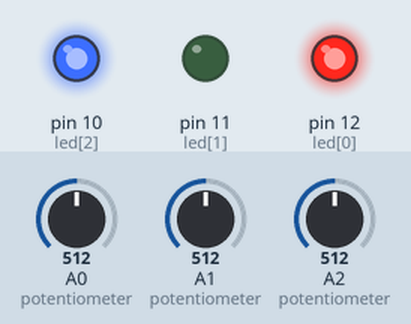
Simulated run of this sketch. Board: Arduino Nano, built with avr-gcc and run on an emulated ATmega328P. Shown: output pins drawn as LEDs (lit = HIGH). The test bench sets the inputs (shaded band); at power-on: A1 (potentiometer) = 512, A0 (potentiometer) = 512, A2 (potentiometer) = 512.

Above: at 1.2 s.
1.3 s: A1 (potentiometer) set to 716
At 2.4 s:
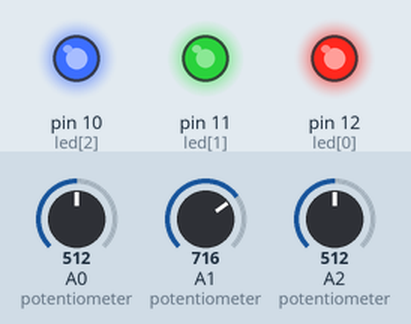
2.8 s: A0 (potentiometer) set to 134
4.3 s: A0 (potentiometer) set to 115
At 4.6 s:
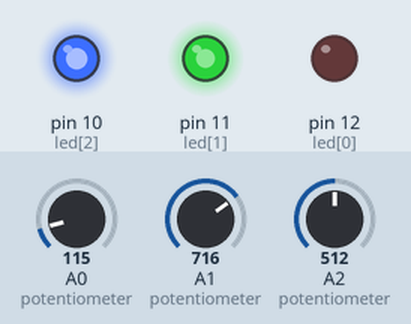
5.8 s: A2 (potentiometer) set to 122
At 7.0 s:
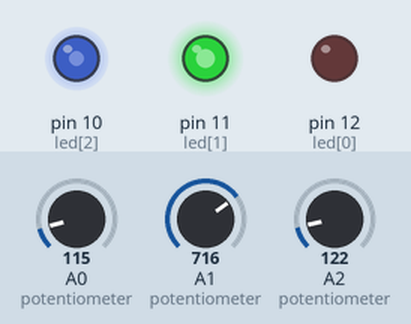
7.3 s: A2 (potentiometer) set to 0
At 8.1 s:
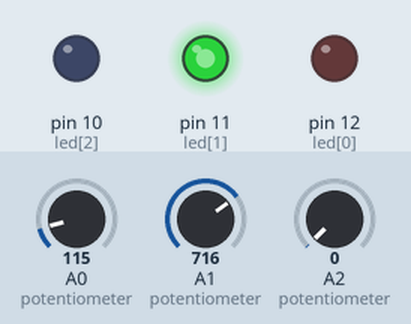
8.8 s: A1 (potentiometer) set to 758
At 9.3 s:
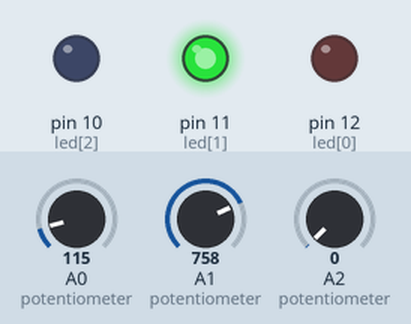
10.3 s: A1 (potentiometer) set to 768
At 11.6 s:
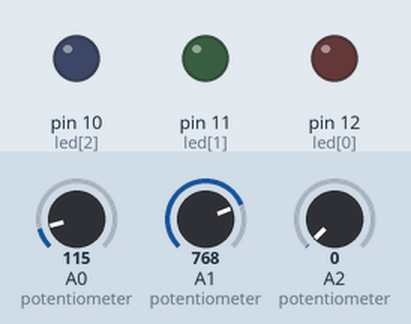
Timing chart, 0 to 12.8 s (numbered marks = the images above; inputs shaded):
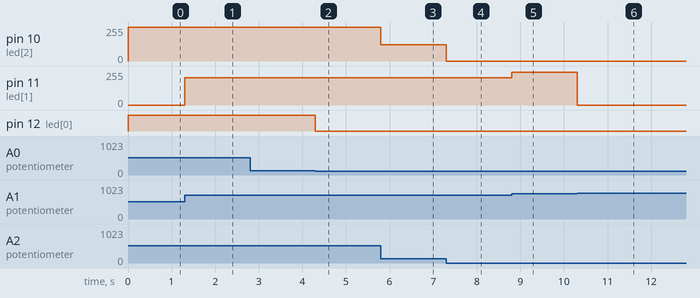

Measured:
- the behaviour switches between 128 and 127 on A0 (potentiometer) (found by bisection; images 1 and 2)
- the behaviour switches between 767 and 768 on A1 (potentiometer) (found by bisection; images 5 and 6)
- after the input at 1.3 s, pin 11 (led[1]): 0/255 → 204/255 at once
- after the input at 2.8 s, every drawn part: stays the same
- after the input at 4.3 s, pin 12 (led[0]): HIGH → LOW at once
- after the input at 5.8 s, pin 10 (led[2]): 255/255 → 122/255 at once
- after the input at 7.3 s, pin 10 (led[2]): 122/255 → 0/255 at once
- after the input at 8.8 s, pin 11 (led[1]): 204/255 → 246/255 at once
- after the input at 10.3 s, pin 11 (led[1]): 246/255 → 0/255 at once

The sketch:

analog2analog_rgb.ino
```cpp
const int led[3]={12,11,10}; //pretend pin 16,15,14

void setup() {
  // put your setup code here, to run once:
  for(int i=0;i<3;i++){
    pinMode(led[i], OUTPUT);
  }
}

void loop() {
  // put your main code here, to run repeatedly:
  int a = analogRead(A0);
  int b= analogRead(A1);
  int c= analogRead(A2);

  analogWrite(led[0],a);
  analogWrite(led[1],b);
  analogWrite(led[2],c);
}
```
